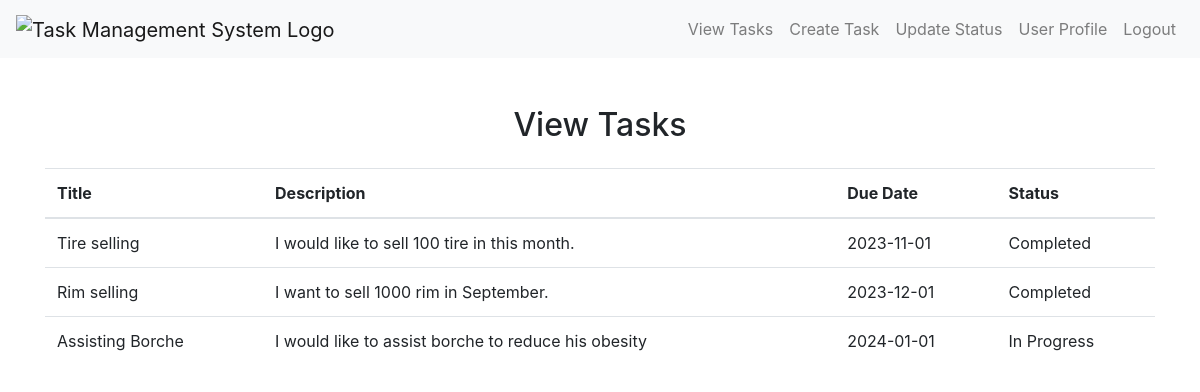
/view_tasks.php (signed in), run on the app's committed database.
### tables this page shows
CREATE TABLE `tasks` (
  `task_id` int(11) NOT NULL,
  `task_title` varchar(255) NOT NULL,
  `task_description` text NOT NULL,
  `task_duedate` date NOT NULL,
  `task_status` varchar(20) DEFAULT 'Pending',
  `user_id` int(11) NOT NULL
);

### view_tasks.php (the view, shortened to what this page needs)
<?php
include('db.php');
$user_id = $_SESSION['user_id'];
$sql = "SELECT * FROM tasks WHERE user_id = ?";
$stmt = $conn->prepare($sql);
$stmt->bind_param("i", $user_id);
$stmt->execute();
$result = $stmt->get_result();
$tasks = array();
while ($row = $result->fetch_assoc()) {
    $tasks[] = $row;
}
?>
<!DOCTYPE html>
<html lang="en">
<head>
    <link rel="stylesheet" href="https://stackpath.bootstrapcdn.com/bootstrap/4.5.2/css/bootstrap.min.css">
</head>
<body>
    <nav class="navbar navbar-expand-lg navbar-light bg-light">
        <a class="navbar-brand" href="#">
            <img class="logo" src="your-logo.png" alt="Task Management System Logo">
        </a>
        <div class="collapse navbar-collapse" id="navbarNav">
            <ul class="navbar-nav ml-auto">
                <li class="nav-item">
                    <a class="nav-link" href="view_tasks.php">View Tasks</a>
                </li>
                <li class="nav-item">
                    <a class="nav-link" href="create_task.php">Create Task</a>
                </li>
                <li class="nav-item">
                    <a class="nav-link" href="update_status.php">Update Status</a>
                </li>
                <li class="nav-item">
                    <a class="nav-link" href="user_profile.php">User Profile</a>
                </li>
                <li class="nav-item">
                    <a class="nav-link" href="logout.php">Logout</a>
                </li>
            </ul>
        </div>
    </nav>
    <div class="container mt-5">
        <div class="row">
            <div class="col-md-12">
                <h2 class="text-center">View Tasks</h2>
            </div>
        </div>
        <div class="row mt-3">
            <div class="col-md-12">
                <table class="table">
                    <thead>
                        <tr>
                            <th>Title</th>
                            <th>Description</th>
                            <th>Due Date</th>
                            <th>Status</th>
                        </tr>
                    </thead>
                    <tbody>
                        <?php
                        foreach ($tasks as $task) {
                            echo "<tr>";
                            echo "<td>{$task['task_title']}</td>";
                            echo "<td>{$task['task_description']}</td>";
                            echo "<td>{$task['task_duedate']}</td>";
                            echo "<td>{$task['task_status']}</td>";
                            echo "</tr>";
                        }
                        ?>
                    </tbody>
                </table>
            </div>
        </div>
    </div>
</body>
</html>

### view_tasks.php (style rules this page uses)
.nav-link { cursor: pointer; }
.logo { width: 100px; height: auto; }

### data on the page
tasks: task_title "Tire selling", task_description "I would like to sell 100 tire in this month.", task_duedate "2023-11-01", task_status "Completed"
tasks: task_title "Rim selling", task_description "I want to sell 1000 rim in September.", task_duedate "2023-12-01", task_status "Completed"
tasks: task_title "Assisting Borche", task_description "I would like to assist borche to reduce his obesity", task_duedate "2024-01-01", task_status "In Progress"
